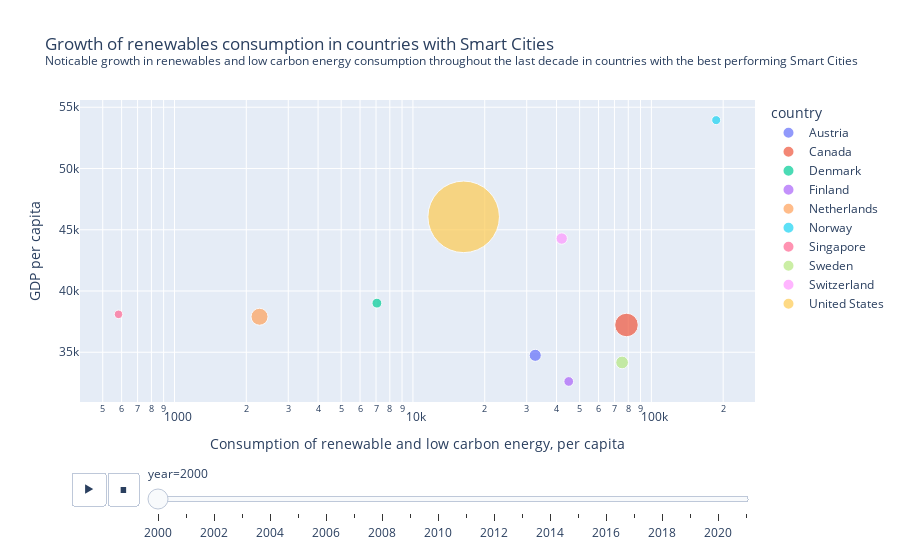

The notebook cell saved with this chart:
### Code cell
sc_cons = wec.copy()
sc_cons = sc_cons.loc[sc_cons['country'].isin(topsci.index)]
sc_cons_features = ['year', 'country', 'low-carbon_cons_per_capita', 'other-renewables_cons_per_capita',
                    'population', 'gdp', 'renewables_cons_per_capita', 'wind_cons_per_capita']
sc_cons = sc_cons[sc_cons_features]
sc_cons = sc_cons[sc_cons['year']>=2000]

#Calculation of total renewable and low carbon energy consumption per capita

sc_cons['renewlowcarbon']=sc_cons['low-carbon_cons_per_capita']+sc_cons['other-renewables_cons_per_capita']+sc_cons['renewables_cons_per_capita']
sc_cons['gdp_per_capita'] = sc_cons['gdp'] / sc_cons['population']

px.scatter(sc_cons, x='renewlowcarbon', y='gdp_per_capita', 
           animation_frame="year", animation_group="country",
           size='population', 
           color="country", 
           hover_name="country",
           log_x=True, 
           size_max=55, 
           title='Growth of renewables consumption in countries with Smart Cities<br><sup>Noticable growth in renewables and low carbon energy consumption throughout the last decade in countries with the best performing Smart Cities</sup>',
           labels={'renewlowcarbon': 'Consumption of renewable and low carbon energy, per capita', 'gdp_per_capita': 'GDP per capita'})

### Figure 1 — Plotly figure (JSON) as saved in the notebook; plotly's stock layout.template omitted (floating-point values rounded to 4 significant figures)
{"data": [{"hovertemplate": "<b>%{hovertext}</b><br><br>country=Austria<br>year=2000<br>Consumption of renewable and low carbon energy, per capita=%{x}<br>GDP per capita=%{y}<br>population=%{marker.size}<extra></extra>", "hovertext": ["Austria"], "ids": ["Austria"], "legendgroup": "Austria", "marker": {"color": "#636efa", "size": [8069276], "sizemode": "area", "sizeref": 110100.0, "symbol": "circle"}, "mode": "markers", "name": "Austria", "orientation": "v", "showlegend": true, "type": "scatter", "x": [32580.0], "xaxis": "x", "y": [34750.0], "yaxis": "y"}, {"hovertemplate": "<b>%{hovertext}</b><br><br>country=Canada<br>year=2000<br>Consumption of renewable and low carbon energy, per capita=%{x}<br>GDP per capita=%{y}<br>population=%{marker.size}<extra></extra>", "hovertext": ["Canada"], "ids": ["Canada"], "legendgroup": "Canada", "marker": {"color": "#EF553B", "size": [30588378], "sizemode": "area", "sizeref": 110100.0, "symbol": "circle"}, "mode": "markers", "name": "Canada", "orientation": "v", "showlegend": true, "type": "scatter", "x": [78630.0], "xaxis": "x", "y": [37230.0], "yaxis": "y"}, {"hovertemplate": "<b>%{hovertext}</b><br><br>country=Denmark<br>year=2000<br>Consumption of renewable and low carbon energy, per capita=%{x}<br>GDP per capita=%{y}<br>population=%{marker.size}<extra></extra>", "hovertext": ["Denmark"], "ids": ["Denmark"], "legendgroup": "Denmark", "marker": {"color": "#00cc96", "size": [5341192], "sizemode": "area", "sizeref": 110100.0, "symbol": "circle"}, "mode": "markers", "name": "Denmark", "orientation": "v", "showlegend": true, "type": "scatter", "x": [7061.0], "xaxis": "x", "y": [39010.0], "yaxis": "y"}, {"hovertemplate": "<b>%{hovertext}</b><br><br>country=Finland<br>year=2000<br>Consumption of renewable and low carbon energy, per capita=%{x}<br>GDP per capita=%{y}<br>population=%{marker.size}<extra></extra>", "hovertext": ["Finland"], "ids": ["Finland"], "legendgroup": "Finland", "marker": {"color": "#ab63fa", "size": [5187953], "sizemode": "area", "sizeref": 110100.0, "symbol": "circle"}, "mode": "markers", "name": "Finland", "orientation": "v", "showlegend": true, "type": "scatter", "x": [45010.0], "xaxis": "x", "y": [32620.0], "yaxis": "y"}, {"hovertemplate": "<b>%{hovertext}</b><br><br>country=Netherlands<br>year=2000<br>Consumption of renewable and low carbon energy, per capita=%{x}<br>GDP per capita=%{y}<br>population=%{marker.size}<extra></extra>", "hovertext": ["Netherlands"], "ids": ["Netherlands"], "legendgroup": "Netherlands", "marker": {"color": "#FFA15A", "size": [15926188], "sizemode": "area", "sizeref": 110100.0, "symbol": "circle"}, "mode": "markers", "name": "Netherlands", "orientation": "v", "showlegend": true, "type": "scatter", "x": [2272.0], "xaxis": "x", "y": [37900.0], "yaxis": "y"}, {"hovertemplate": "<b>%{hovertext}</b><br><br>country=Norway<br>year=2000<br>Consumption of renewable and low carbon energy, per capita=%{x}<br>GDP per capita=%{y}<br>population=%{marker.size}<extra></extra>", "hovertext": ["Norway"], "ids": ["Norway"], "legendgroup": "Norway", "marker": {"color": "#19d3f3", "size": [4499375], "sizemode": "area", "sizeref": 110100.0, "symbol": "circle"}, "mode": "markers", "name": "Norway", "orientation": "v", "showlegend": true, "type": "scatter", "x": [187000.0], "xaxis": "x", "y": [53950.0], "yaxis": "y"}, {"hovertemplate": "<b>%{hovertext}</b><br><br>country=Singapore<br>year=2000<br>Consumption of renewable and low carbon energy, per capita=%{x}<br>GDP per capita=%{y}<br>population=%{marker.size}<extra></extra>", "hovertext": ["Singapore"], "ids": ["Singapore"], "legendgroup": "Singapore", "marker": {"color": "#FF6692", "size": [4028872], "sizemode": "area", "sizeref": 110100.0, "symbol": "circle"}, "mode": "markers", "name": "Singapore", "orientation": "v", "showlegend": true, "type": "scatter", "x": [582.4], "xaxis": "x", "y": [38100.0], "yaxis": "y"}, {"hovertemplate": "<b>%{hovertext}</b><br><br>country=Sweden<br>year=2000<br>Consumption of renewable and low carbon energy, per capita=%{x}<br>GDP per capita=%{y}<br>population=%{marker.size}<extra></extra>", "hovertext": ["Sweden"], "ids": ["Sweden"], "legendgroup": "Sweden", "marker": {"color": "#B6E880", "size": [8881642], "sizemode": "area", "sizeref": 110100.0, "symbol": "circle"}, "mode": "markers", "name": "Sweden", "orientation": "v", "showlegend": true, "type": "scatter", "x": [75360.0], "xaxis": "x", "y": [34170.0], "yaxis": "y"}, {"hovertemplate": "<b>%{hovertext}</b><br><br>country=Switzerland<br>year=2000<br>Consumption of renewable and low carbon energy, per capita=%{x}<br>GDP per capita=%{y}<br>population=%{marker.size}<extra></extra>", "hovertext": ["Switzerland"], "ids": ["Switzerland"], "legendgroup": "Switzerland", "marker": {"color": "#FF97FF", "size": [7143764], "sizemode": "area", "sizeref": 110100.0, "symbol": "circle"}, "mode": "markers", "name": "Switzerland", "orientation": "v", "showlegend": true, "type": "scatter", "x": [42060.0], "xaxis": "x", "y": [44280.0], "yaxis": "y"}, {"hovertemplate": "<b>%{hovertext}</b><br><br>country=United States<br>year=2000<br>Consumption of renewable and low carbon energy, per capita=%{x}<br>GDP per capita=%{y}<br>population=%{marker.size}<extra></extra>", "hovertext": ["United States"], "ids": ["United States"], "legendgroup": "United States", "marker": {"color": "#FECB52", "size": [281710912], "sizemode": "area", "sizeref": 110100.0, "symbol": "circle"}, "mode": "markers", "name": "United States", "orientation": "v", "showlegend": true, "type": "scatter", "x": [16320.0], "xaxis": "x", "y": [46050.0], "yaxis": "y"}], "layout": {"legend": {"itemsizing": "constant", "title": {"text": "country"}, "tracegroupgap": 0}, "sliders": [{"active": 0, "currentvalue": {"prefix": "year="}, "len": 0.9, "pad": {"b": 10, "t": 60}, "steps": [{"args": [["2000"], {"frame": {"duration": 0, "redraw": false}, "fromcurrent": true, "mode": "immediate", "transition": {"duration": 0, "easing": "linear"}}], "label": "2000", "method": "animate"}, {"args": [["2001"], {"frame": {"duration": 0, "redraw": false}, "fromcurrent": true, "mode": "immediate", "transition": {"duration": 0, "easing": "linear"}}], "label": "2001", "method": "animate"}, {"args": [["2002"], {"frame": {"duration": 0, "redraw": false}, "fromcurrent": true, "mode": "immediate", "transition": {"duration": 0, "easing": "linear"}}], "label": "2002", "method": "animate"}, {"args": [["2003"], {"frame": {"duration": 0, "redraw": false}, "fromcurrent": true, "mode": "immediate", "transition": {"duration": 0, "easing": "linear"}}], "label": "2003", "method": "animate"}, {"args": [["2004"], {"frame": {"duration": 0, "redraw": false}, "fromcurrent": true, "mode": "immediate", "transition": {"duration": 0, "easing": "linear"}}], "label": "2004", "method": "animate"}, {"args": [["2005"], {"frame": {"duration": 0, "redraw": false}, "fromcurrent": true, "mode": "immediate", "transition": {"duration": 0, "easing": "linear"}}], "label": "2005", "method": "animate"}, {"args": [["2006"], {"frame": {"duration": 0, "redraw": false}, "fromcurrent": true, "mode": "immediate", "transition": {"duration": 0, "easing": "linear"}}], "label": "2006", "method": "animate"}, {"args": [["2007"], {"frame": {"duration": 0, "redraw": false}, "fromcurrent": true, "mode": "immediate", "transition": {"duration": 0, "easing": "linear"}}], "label": "2007", "method": "animate"}, {"args": [["2008"], {"frame": {"duration": 0, "redraw": false}, "fromcurrent": true, "mode": "immediate", "transition": {"duration": 0, "easing": "linear"}}], "label": "2008", "method": "animate"}, {"args": [["2009"], {"frame": {"duration": 0, "redraw": false}, "fromcurrent": true, "mode": "immediate", "transition": {"duration": 0, "easing": "linear"}}], "label": "2009", "method": "animate"}, {"args": [["2010"], {"frame": {"duration": 0, "redraw": false}, "fromcurrent": true, "mode": "immediate", "transition": {"duration": 0, "easing": "linear"}}], "label": "2010", "method": "animate"}, {"args": [["2011"], {"frame": {"duration": 0, "redraw": false}, "fromcurrent": true, "mode": "immediate", "transition": {"duration": 0, "easing": "linear"}}], "label": "2011", "method": "animate"}, {"args": [["2012"], {"frame": {"duration": 0, "redraw": false}, "fromcurrent": true, "mode": "immediate", "transition": {"duration": 0, "easing": "linear"}}], "label": "2012", "method": "animate"}, {"args": [["2013"], {"frame": {"duration": 0, "redraw": false}, "fromcurrent": true, "mode": "immediate", "transition": {"duration": 0, "easing": "linear"}}], "label": "2013", "method": "animate"}, {"args": [["2014"], {"frame": {"duration": 0, "redraw": false}, "fromcurrent": true, "mode": "immediate", "transition": {"duration": 0, "easing": "linear"}}], "label": "2014", "method": "animate"}, {"args": [["2015"], {"frame": {"duration": 0, "redraw": false}, "fromcurrent": true, "mode": "immediate", "transition": {"duration": 0, "easing": "linear"}}], "label": "2015", "method": "animate"}, {"args": [["2016"], {"frame": {"duration": 0, "redraw": false}, "fromcurrent": true, "mode": "immediate", "transition": {"duration": 0, "easing": "linear"}}], "label": "2016", "method": "animate"}, {"args": [["2017"], {"frame": {"duration": 0, "redraw": false}, "fromcurrent": true, "mode": "immediate", "transition": {"duration": 0, "easing": "linear"}}], "label": "2017", "method": "animate"}, {"args": [["2018"], {"frame": {"duration": 0, "redraw": false}, "fromcurrent": true, "mode": "immediate", "transition": {"duration": 0, "easing": "linear"}}], "label": "2018", "method": "animate"}, {"args": [["2019"], {"frame": {"duration": 0, "redraw": false}, "fromcurrent": true, "mode": "immediate", "transition": {"duration": 0, "easing": "linear"}}], "label": "2019", "method": "animate"}, {"args": [["2020"], {"frame": {"duration": 0, "redraw": false}, "fromcurrent": true, "mode": "immediate", "transition": {"duration": 0, "easing": "linear"}}], "label": "2020", "method": "animate"}, {"args": [["2021"], {"frame": {"duration": 0, "redraw": false}, "fromcurrent": true, "mode": "immediate", "transition": {"duration": 0, "easing": "linear"}}], "label": "2021", "method": "animate"}], "x": 0.1, "xanchor": "left", "y": 0, "yanchor": "top"}], "title": {"text": "Growth of renewables consumption in countries with Smart Cities<br><sup>Noticable growth in renewables and low carbon energy consumption throughout the last decade in countries with the best performing Smart Cities</sup>"}, "updatemenus": [{"buttons": [{"args": [null, {"frame": {"duration": 500, "redraw": false}, "fromcurrent": true, "mode": "immediate", "transition": {"duration": 500, "easing": "linear"}}], "label": "&#9654;", "method": "animate"}, {"args": [[null], {"frame": {"duration": 0, "redraw": false}, "fromcurrent": true, "mode": "immediate", "transition": {"duration": 0, "easing": "linear"}}], "label": "&#9724;", "method": "animate"}], "direction": "left", "pad": {"r": 10, "t": 70}, "showactive": false, "type": "buttons", "x": 0.1, "xanchor": "right", "y": 0, "yanchor": "top"}], "xaxis": {"anchor": "y", "domain": [0, 1], "title": {"text": "Consumption of renewable and low carbon energy, per capita"}, "type": "log"}, "yaxis": {"anchor": "x", "domain": [0, 1], "title": {"text": "GDP per capita"}}}}
